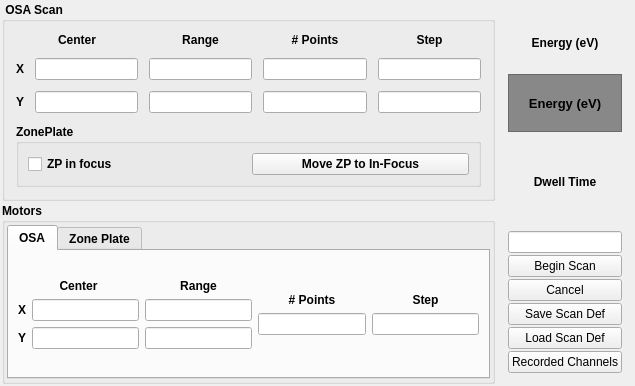
<?xml version="1.0" encoding="UTF-8"?>
<ui version="4.0">
 <class>Form</class>
 <widget class="QWidget" name="Form">
  <property name="geometry">
   <rect>
    <x>0</x>
    <y>0</y>
    <width>635</width>
    <height>386</height>
   </rect>
  </property>
  <property name="windowTitle">
   <string>Form</string>
  </property>
  <layout class="QHBoxLayout" name="horizontalLayout_11">
   <property name="spacing">
    <number>2</number>
   </property>
   <property name="margin">
    <number>2</number>
   </property>
   <item>
    <layout class="QVBoxLayout" name="verticalLayout_22">
     <item>
      <widget class="QGroupBox" name="groupBox">
       <property name="font">
        <font>
         <weight>75</weight>
         <bold>true</bold>
        </font>
       </property>
       <property name="title">
        <string> OSA Scan </string>
       </property>
       <layout class="QVBoxLayout" name="verticalLayout_2">
        <property name="spacing">
         <number>11</number>
        </property>
        <property name="margin">
         <number>11</number>
        </property>
        <item>
         <layout class="QHBoxLayout" name="horizontalLayout_5">
          <item>
           <layout class="QVBoxLayout" name="verticalLayout">
            <item>
             <widget class="QLabel" name="label_7">
              <property name="font">
               <font>
                <weight>75</weight>
                <bold>true</bold>
               </font>
              </property>
              <property name="text">
               <string>Center</string>
              </property>
              <property name="alignment">
               <set>Qt::AlignCenter</set>
              </property>
             </widget>
            </item>
            <item>
             <layout class="QHBoxLayout" name="horizontalLayout">
              <item>
               <widget class="QLabel" name="label_6">
                <property name="font">
                 <font>
                  <weight>75</weight>
                  <bold>true</bold>
                 </font>
                </property>
                <property name="text">
                 <string>X</string>
                </property>
                <property name="alignment">
                 <set>Qt::AlignRight|Qt::AlignTrailing|Qt::AlignVCenter</set>
                </property>
               </widget>
              </item>
              <item>
               <widget class="QLineEdit" name="xCentFld"/>
              </item>
             </layout>
            </item>
            <item>
             <layout class="QHBoxLayout" name="horizontalLayout_4">
              <item>
               <widget class="QLabel" name="label_8">
                <property name="font">
                 <font>
                  <weight>75</weight>
                  <bold>true</bold>
                 </font>
                </property>
                <property name="text">
                 <string>Y</string>
                </property>
                <property name="alignment">
                 <set>Qt::AlignRight|Qt::AlignTrailing|Qt::AlignVCenter</set>
                </property>
               </widget>
              </item>
              <item>
               <widget class="QLineEdit" name="yCentFld">
                <property name="text">
                 <string/>
                </property>
               </widget>
              </item>
             </layout>
            </item>
           </layout>
          </item>
          <item>
           <layout class="QVBoxLayout" name="verticalLayout_3">
            <item>
             <widget class="QLabel" name="label_9">
              <property name="font">
               <font>
                <weight>75</weight>
                <bold>true</bold>
               </font>
              </property>
              <property name="text">
               <string>Range</string>
              </property>
              <property name="alignment">
               <set>Qt::AlignCenter</set>
              </property>
             </widget>
            </item>
            <item>
             <widget class="QLineEdit" name="xRngFld"/>
            </item>
            <item>
             <widget class="QLineEdit" name="yRngFld">
              <property name="text">
               <string/>
              </property>
             </widget>
            </item>
           </layout>
          </item>
          <item>
           <layout class="QVBoxLayout" name="verticalLayout_4">
            <item>
             <widget class="QLabel" name="label_10">
              <property name="font">
               <font>
                <weight>75</weight>
                <bold>true</bold>
               </font>
              </property>
              <property name="text">
               <string># Points</string>
              </property>
              <property name="alignment">
               <set>Qt::AlignCenter</set>
              </property>
             </widget>
            </item>
            <item>
             <widget class="QLineEdit" name="xPntsFld"/>
            </item>
            <item>
             <widget class="QLineEdit" name="yPntsFld">
              <property name="text">
               <string/>
              </property>
             </widget>
            </item>
           </layout>
          </item>
          <item>
           <layout class="QVBoxLayout" name="verticalLayout_5">
            <item>
             <widget class="QLabel" name="label_11">
              <property name="font">
               <font>
                <weight>75</weight>
                <bold>true</bold>
               </font>
              </property>
              <property name="text">
               <string>Step</string>
              </property>
              <property name="alignment">
               <set>Qt::AlignCenter</set>
              </property>
             </widget>
            </item>
            <item>
             <widget class="QLineEdit" name="xStepFld"/>
            </item>
            <item>
             <widget class="QLineEdit" name="yStepFld">
              <property name="text">
               <string/>
              </property>
             </widget>
            </item>
           </layout>
          </item>
         </layout>
        </item>
        <item>
         <widget class="QGroupBox" name="groupBox_2">
          <property name="title">
           <string>ZonePlate</string>
          </property>
          <layout class="QVBoxLayout" name="verticalLayout_6">
           <item>
            <layout class="QHBoxLayout" name="horizontalLayout_2">
             <item>
              <widget class="QCheckBox" name="zpInFocusChkBx">
               <property name="text">
                <string>ZP in focus</string>
               </property>
              </widget>
             </item>
             <item>
              <widget class="QPushButton" name="moveZInFocusPBtn">
               <property name="text">
                <string>Move ZP to In-Focus</string>
               </property>
              </widget>
             </item>
            </layout>
           </item>
          </layout>
         </widget>
        </item>
       </layout>
      </widget>
     </item>
     <item>
      <widget class="QGroupBox" name="groupBox_3">
       <property name="font">
        <font>
         <weight>75</weight>
         <bold>true</bold>
        </font>
       </property>
       <property name="title">
        <string>Motors</string>
       </property>
       <layout class="QVBoxLayout" name="verticalLayout_21">
        <property name="spacing">
         <number>2</number>
        </property>
        <property name="margin">
         <number>2</number>
        </property>
        <item>
         <widget class="QTabWidget" name="tabWidget">
          <property name="currentIndex">
           <number>0</number>
          </property>
          <widget class="QWidget" name="osaTab">
           <attribute name="title">
            <string>OSA</string>
           </attribute>
           <layout class="QVBoxLayout" name="verticalLayout_15">
            <item>
             <layout class="QHBoxLayout" name="horizontalLayout_7">
              <item>
               <layout class="QVBoxLayout" name="verticalLayout_14">
                <item>
                 <spacer name="verticalSpacer_12">
                  <property name="orientation">
                   <enum>Qt::Vertical</enum>
                  </property>
                  <property name="sizeHint" stdset="0">
                   <size>
                    <width>20</width>
                    <height>40</height>
                   </size>
                  </property>
                 </spacer>
                </item>
                <item>
                 <widget class="QLabel" name="label_18">
                  <property name="font">
                   <font>
                    <weight>75</weight>
                    <bold>true</bold>
                   </font>
                  </property>
                  <property name="text">
                   <string>Center</string>
                  </property>
                  <property name="alignment">
                   <set>Qt::AlignCenter</set>
                  </property>
                 </widget>
                </item>
                <item>
                 <layout class="QHBoxLayout" name="horizontalLayout_3">
                  <item>
                   <widget class="QLabel" name="label_15">
                    <property name="font">
                     <font>
                      <weight>75</weight>
                      <bold>true</bold>
                     </font>
                    </property>
                    <property name="text">
                     <string>X</string>
                    </property>
                    <property name="alignment">
                     <set>Qt::AlignRight|Qt::AlignTrailing|Qt::AlignVCenter</set>
                    </property>
                   </widget>
                  </item>
                  <item>
                   <widget class="QLineEdit" name="osa_xCentFld"/>
                  </item>
                 </layout>
                </item>
                <item>
                 <layout class="QHBoxLayout" name="horizontalLayout_6">
                  <item>
                   <widget class="QLabel" name="label_14">
                    <property name="font">
                     <font>
                      <weight>75</weight>
                      <bold>true</bold>
                     </font>
                    </property>
                    <property name="text">
                     <string>Y</string>
                    </property>
                    <property name="alignment">
                     <set>Qt::AlignRight|Qt::AlignTrailing|Qt::AlignVCenter</set>
                    </property>
                   </widget>
                  </item>
                  <item>
                   <widget class="QLineEdit" name="osa_yCentFld">
                    <property name="text">
                     <string/>
                    </property>
                   </widget>
                  </item>
                 </layout>
                </item>
                <item>
                 <spacer name="verticalSpacer_11">
                  <property name="orientation">
                   <enum>Qt::Vertical</enum>
                  </property>
                  <property name="sizeHint" stdset="0">
                   <size>
                    <width>20</width>
                    <height>40</height>
                   </size>
                  </property>
                 </spacer>
                </item>
               </layout>
              </item>
              <item>
               <layout class="QVBoxLayout" name="verticalLayout_13">
                <item>
                 <spacer name="verticalSpacer_10">
                  <property name="orientation">
                   <enum>Qt::Vertical</enum>
                  </property>
                  <property name="sizeHint" stdset="0">
                   <size>
                    <width>20</width>
                    <height>40</height>
                   </size>
                  </property>
                 </spacer>
                </item>
                <item>
                 <widget class="QLabel" name="label_19">
                  <property name="font">
                   <font>
                    <weight>75</weight>
                    <bold>true</bold>
                   </font>
                  </property>
                  <property name="text">
                   <string>Range</string>
                  </property>
                  <property name="alignment">
                   <set>Qt::AlignCenter</set>
                  </property>
                 </widget>
                </item>
                <item>
                 <widget class="QLineEdit" name="osa_xRngFld"/>
                </item>
                <item>
                 <widget class="QLineEdit" name="osa_yRngFld">
                  <property name="text">
                   <string/>
                  </property>
                 </widget>
                </item>
                <item>
                 <spacer name="verticalSpacer_9">
                  <property name="orientation">
                   <enum>Qt::Vertical</enum>
                  </property>
                  <property name="sizeHint" stdset="0">
                   <size>
                    <width>20</width>
                    <height>40</height>
                   </size>
                  </property>
                 </spacer>
                </item>
               </layout>
              </item>
              <item>
               <layout class="QVBoxLayout" name="verticalLayout_7">
                <item>
                 <spacer name="verticalSpacer_2">
                  <property name="orientation">
                   <enum>Qt::Vertical</enum>
                  </property>
                  <property name="sizeHint" stdset="0">
                   <size>
                    <width>20</width>
                    <height>40</height>
                   </size>
                  </property>
                 </spacer>
                </item>
                <item>
                 <widget class="QLabel" name="label_16">
                  <property name="font">
                   <font>
                    <weight>75</weight>
                    <bold>true</bold>
                   </font>
                  </property>
                  <property name="text">
                   <string># Points</string>
                  </property>
                  <property name="alignment">
                   <set>Qt::AlignCenter</set>
                  </property>
                 </widget>
                </item>
                <item>
                 <widget class="QLineEdit" name="osa_pntsFld"/>
                </item>
                <item>
                 <spacer name="verticalSpacer">
                  <property name="orientation">
                   <enum>Qt::Vertical</enum>
                  </property>
                  <property name="sizeHint" stdset="0">
                   <size>
                    <width>20</width>
                    <height>40</height>
                   </size>
                  </property>
                 </spacer>
                </item>
               </layout>
              </item>
              <item>
               <layout class="QVBoxLayout" name="verticalLayout_12">
                <item>
                 <spacer name="verticalSpacer_3">
                  <property name="orientation">
                   <enum>Qt::Vertical</enum>
                  </property>
                  <property name="sizeHint" stdset="0">
                   <size>
                    <width>20</width>
                    <height>40</height>
                   </size>
                  </property>
                 </spacer>
                </item>
                <item>
                 <widget class="QLabel" name="label_17">
                  <property name="font">
                   <font>
                    <weight>75</weight>
                    <bold>true</bold>
                   </font>
                  </property>
                  <property name="text">
                   <string>Step</string>
                  </property>
                  <property name="alignment">
                   <set>Qt::AlignCenter</set>
                  </property>
                 </widget>
                </item>
                <item>
                 <widget class="QLineEdit" name="osa_stepFld"/>
                </item>
                <item>
                 <spacer name="verticalSpacer_4">
                  <property name="orientation">
                   <enum>Qt::Vertical</enum>
                  </property>
                  <property name="sizeHint" stdset="0">
                   <size>
                    <width>20</width>
                    <height>40</height>
                   </size>
                  </property>
                 </spacer>
                </item>
               </layout>
              </item>
             </layout>
            </item>
           </layout>
          </widget>
          <widget class="QWidget" name="zpTab">
           <attribute name="title">
            <string>Zone Plate</string>
           </attribute>
           <layout class="QVBoxLayout" name="verticalLayout_20">
            <item>
             <layout class="QHBoxLayout" name="horizontalLayout_8">
              <item>
               <layout class="QVBoxLayout" name="verticalLayout_16">
                <property name="spacing">
                 <number>2</number>
                </property>
                <item>
                 <spacer name="verticalSpacer_13">
                  <property name="orientation">
                   <enum>Qt::Vertical</enum>
                  </property>
                  <property name="sizeHint" stdset="0">
                   <size>
                    <width>20</width>
                    <height>40</height>
                   </size>
                  </property>
                 </spacer>
                </item>
                <item>
                 <widget class="QLabel" name="label_20">
                  <property name="font">
                   <font>
                    <weight>75</weight>
                    <bold>true</bold>
                   </font>
                  </property>
                  <property name="text">
                   <string>Center</string>
                  </property>
                  <property name="alignment">
                   <set>Qt::AlignCenter</set>
                  </property>
                 </widget>
                </item>
                <item>
                 <layout class="QHBoxLayout" name="horizontalLayout_9">
                  <item>
                   <widget class="QLabel" name="label_21">
                    <property name="font">
                     <font>
                      <weight>75</weight>
                      <bold>true</bold>
                     </font>
                    </property>
                    <property name="text">
                     <string>Z</string>
                    </property>
                    <property name="alignment">
                     <set>Qt::AlignRight|Qt::AlignTrailing|Qt::AlignVCenter</set>
                    </property>
                   </widget>
                  </item>
                  <item>
                   <widget class="QLineEdit" name="zp_zCentFld"/>
                  </item>
                 </layout>
                </item>
                <item>
                 <layout class="QHBoxLayout" name="horizontalLayout_10"/>
                </item>
                <item>
                 <spacer name="verticalSpacer_14">
                  <property name="orientation">
                   <enum>Qt::Vertical</enum>
                  </property>
                  <property name="sizeHint" stdset="0">
                   <size>
                    <width>20</width>
                    <height>40</height>
                   </size>
                  </property>
                 </spacer>
                </item>
               </layout>
              </item>
              <item>
               <layout class="QVBoxLayout" name="verticalLayout_17">
                <property name="spacing">
                 <number>2</number>
                </property>
                <item>
                 <spacer name="verticalSpacer_15">
                  <property name="orientation">
                   <enum>Qt::Vertical</enum>
                  </property>
                  <property name="sizeHint" stdset="0">
                   <size>
                    <width>20</width>
                    <height>40</height>
                   </size>
                  </property>
                 </spacer>
                </item>
                <item>
                 <widget class="QLabel" name="label_23">
                  <property name="font">
                   <font>
                    <weight>75</weight>
                    <bold>true</bold>
                   </font>
                  </property>
                  <property name="text">
                   <string>Range</string>
                  </property>
                  <property name="alignment">
                   <set>Qt::AlignCenter</set>
                  </property>
                 </widget>
                </item>
                <item>
                 <widget class="QLineEdit" name="zp_zRngFld"/>
                </item>
                <item>
                 <spacer name="verticalSpacer_16">
                  <property name="orientation">
                   <enum>Qt::Vertical</enum>
                  </property>
                  <property name="sizeHint" stdset="0">
                   <size>
                    <width>20</width>
                    <height>40</height>
                   </size>
                  </property>
                 </spacer>
                </item>
               </layout>
              </item>
              <item>
               <layout class="QVBoxLayout" name="verticalLayout_18">
                <property name="spacing">
                 <number>2</number>
                </property>
                <item>
                 <spacer name="verticalSpacer_5">
                  <property name="orientation">
                   <enum>Qt::Vertical</enum>
                  </property>
                  <property name="sizeHint" stdset="0">
                   <size>
                    <width>20</width>
                    <height>40</height>
                   </size>
                  </property>
                 </spacer>
                </item>
                <item>
                 <widget class="QLabel" name="label_24">
                  <property name="font">
                   <font>
                    <weight>75</weight>
                    <bold>true</bold>
                   </font>
                  </property>
                  <property name="text">
                   <string># Points</string>
                  </property>
                  <property name="alignment">
                   <set>Qt::AlignCenter</set>
                  </property>
                 </widget>
                </item>
                <item>
                 <widget class="QLineEdit" name="zp_zPntsFld"/>
                </item>
                <item>
                 <spacer name="verticalSpacer_6">
                  <property name="orientation">
                   <enum>Qt::Vertical</enum>
                  </property>
                  <property name="sizeHint" stdset="0">
                   <size>
                    <width>20</width>
                    <height>40</height>
                   </size>
                  </property>
                 </spacer>
                </item>
               </layout>
              </item>
              <item>
               <layout class="QVBoxLayout" name="verticalLayout_19">
                <property name="spacing">
                 <number>2</number>
                </property>
                <item>
                 <spacer name="verticalSpacer_7">
                  <property name="orientation">
                   <enum>Qt::Vertical</enum>
                  </property>
                  <property name="sizeHint" stdset="0">
                   <size>
                    <width>20</width>
                    <height>40</height>
                   </size>
                  </property>
                 </spacer>
                </item>
                <item>
                 <widget class="QLabel" name="label_25">
                  <property name="font">
                   <font>
                    <weight>75</weight>
                    <bold>true</bold>
                   </font>
                  </property>
                  <property name="text">
                   <string>Step</string>
                  </property>
                  <property name="alignment">
                   <set>Qt::AlignCenter</set>
                  </property>
                 </widget>
                </item>
                <item>
                 <widget class="QLineEdit" name="zp_zStepFld"/>
                </item>
                <item>
                 <spacer name="verticalSpacer_8">
                  <property name="orientation">
                   <enum>Qt::Vertical</enum>
                  </property>
                  <property name="sizeHint" stdset="0">
                   <size>
                    <width>20</width>
                    <height>40</height>
                   </size>
                  </property>
                 </spacer>
                </item>
               </layout>
              </item>
             </layout>
            </item>
           </layout>
          </widget>
         </widget>
        </item>
       </layout>
      </widget>
     </item>
    </layout>
   </item>
   <item>
    <layout class="QVBoxLayout" name="verticalLayout_11">
     <property name="margin">
      <number>11</number>
     </property>
     <item>
      <layout class="QVBoxLayout" name="verticalLayout_10">
       <item>
        <widget class="QLabel" name="label_12">
         <property name="font">
          <font>
           <weight>75</weight>
           <bold>true</bold>
          </font>
         </property>
         <property name="text">
          <string>Energy (eV)</string>
         </property>
         <property name="alignment">
          <set>Qt::AlignCenter</set>
         </property>
        </widget>
       </item>
       <item>
        <widget class="QLabel" name="energyFbkFld">
         <property name="palette">
          <palette>
           <active>
            <colorrole role="WindowText">
             <brush brushstyle="SolidPattern">
              <color alpha="255">
               <red>0</red>
               <green>0</green>
               <blue>0</blue>
              </color>
             </brush>
            </colorrole>
            <colorrole role="Button">
             <brush brushstyle="SolidPattern">
              <color alpha="255">
               <red>136</red>
               <green>136</green>
               <blue>136</blue>
              </color>
             </brush>
            </colorrole>
            <colorrole role="Light">
             <brush brushstyle="SolidPattern">
              <color alpha="255">
               <red>204</red>
               <green>204</green>
               <blue>204</blue>
              </color>
             </brush>
            </colorrole>
            <colorrole role="Midlight">
             <brush brushstyle="SolidPattern">
              <color alpha="255">
               <red>170</red>
               <green>170</green>
               <blue>170</blue>
              </color>
             </brush>
            </colorrole>
            <colorrole role="Dark">
             <brush brushstyle="SolidPattern">
              <color alpha="255">
               <red>68</red>
               <green>68</green>
               <blue>68</blue>
              </color>
             </brush>
            </colorrole>
            <colorrole role="Mid">
             <brush brushstyle="SolidPattern">
              <color alpha="255">
               <red>91</red>
               <green>91</green>
               <blue>91</blue>
              </color>
             </brush>
            </colorrole>
            <colorrole role="Text">
             <brush brushstyle="SolidPattern">
              <color alpha="255">
               <red>0</red>
               <green>0</green>
               <blue>0</blue>
              </color>
             </brush>
            </colorrole>
            <colorrole role="BrightText">
             <brush brushstyle="SolidPattern">
              <color alpha="255">
               <red>255</red>
               <green>255</green>
               <blue>255</blue>
              </color>
             </brush>
            </colorrole>
            <colorrole role="ButtonText">
             <brush brushstyle="SolidPattern">
              <color alpha="255">
               <red>0</red>
               <green>0</green>
               <blue>0</blue>
              </color>
             </brush>
            </colorrole>
            <colorrole role="Base">
             <brush brushstyle="SolidPattern">
              <color alpha="255">
               <red>255</red>
               <green>255</green>
               <blue>255</blue>
              </color>
             </brush>
            </colorrole>
            <colorrole role="Window">
             <brush brushstyle="SolidPattern">
              <color alpha="255">
               <red>136</red>
               <green>136</green>
               <blue>136</blue>
              </color>
             </brush>
            </colorrole>
            <colorrole role="Shadow">
             <brush brushstyle="SolidPattern">
              <color alpha="255">
               <red>0</red>
               <green>0</green>
               <blue>0</blue>
              </color>
             </brush>
            </colorrole>
            <colorrole role="AlternateBase">
             <brush brushstyle="SolidPattern">
              <color alpha="255">
               <red>195</red>
               <green>195</green>
               <blue>195</blue>
              </color>
             </brush>
            </colorrole>
            <colorrole role="ToolTipBase">
             <brush brushstyle="SolidPattern">
              <color alpha="255">
               <red>255</red>
               <green>255</green>
               <blue>220</blue>
              </color>
             </brush>
            </colorrole>
            <colorrole role="ToolTipText">
             <brush brushstyle="SolidPattern">
              <color alpha="255">
               <red>0</red>
               <green>0</green>
               <blue>0</blue>
              </color>
             </brush>
            </colorrole>
           </active>
           <inactive>
            <colorrole role="WindowText">
             <brush brushstyle="SolidPattern">
              <color alpha="255">
               <red>0</red>
               <green>0</green>
               <blue>0</blue>
              </color>
             </brush>
            </colorrole>
            <colorrole role="Button">
             <brush brushstyle="SolidPattern">
              <color alpha="255">
               <red>136</red>
               <green>136</green>
               <blue>136</blue>
              </color>
             </brush>
            </colorrole>
            <colorrole role="Light">
             <brush brushstyle="SolidPattern">
              <color alpha="255">
               <red>204</red>
               <green>204</green>
               <blue>204</blue>
              </color>
             </brush>
            </colorrole>
            <colorrole role="Midlight">
             <brush brushstyle="SolidPattern">
              <color alpha="255">
               <red>170</red>
               <green>170</green>
               <blue>170</blue>
              </color>
             </brush>
            </colorrole>
            <colorrole role="Dark">
             <brush brushstyle="SolidPattern">
              <color alpha="255">
               <red>68</red>
               <green>68</green>
               <blue>68</blue>
              </color>
             </brush>
            </colorrole>
            <colorrole role="Mid">
             <brush brushstyle="SolidPattern">
              <color alpha="255">
               <red>91</red>
               <green>91</green>
               <blue>91</blue>
              </color>
             </brush>
            </colorrole>
            <colorrole role="Text">
             <brush brushstyle="SolidPattern">
              <color alpha="255">
               <red>0</red>
               <green>0</green>
               <blue>0</blue>
              </color>
             </brush>
            </colorrole>
            <colorrole role="BrightText">
             <brush brushstyle="SolidPattern">
              <color alpha="255">
               <red>255</red>
               <green>255</green>
               <blue>255</blue>
              </color>
             </brush>
            </colorrole>
            <colorrole role="ButtonText">
             <brush brushstyle="SolidPattern">
              <color alpha="255">
               <red>0</red>
               <green>0</green>
               <blue>0</blue>
              </color>
             </brush>
            </colorrole>
            <colorrole role="Base">
             <brush brushstyle="SolidPattern">
              <color alpha="255">
               <red>255</red>
               <green>255</green>
               <blue>255</blue>
              </color>
             </brush>
            </colorrole>
            <colorrole role="Window">
             <brush brushstyle="SolidPattern">
              <color alpha="255">
               <red>136</red>
               <green>136</green>
               <blue>136</blue>
              </color>
             </brush>
            </colorrole>
            <colorrole role="Shadow">
             <brush brushstyle="SolidPattern">
              <color alpha="255">
               <red>0</red>
               <green>0</green>
               <blue>0</blue>
              </color>
             </brush>
            </colorrole>
            <colorrole role="AlternateBase">
             <brush brushstyle="SolidPattern">
              <color alpha="255">
               <red>195</red>
               <green>195</green>
               <blue>195</blue>
              </color>
             </brush>
            </colorrole>
            <colorrole role="ToolTipBase">
             <brush brushstyle="SolidPattern">
              <color alpha="255">
               <red>255</red>
               <green>255</green>
               <blue>220</blue>
              </color>
             </brush>
            </colorrole>
            <colorrole role="ToolTipText">
             <brush brushstyle="SolidPattern">
              <color alpha="255">
               <red>0</red>
               <green>0</green>
               <blue>0</blue>
              </color>
             </brush>
            </colorrole>
           </inactive>
           <disabled>
            <colorrole role="WindowText">
             <brush brushstyle="SolidPattern">
              <color alpha="255">
               <red>68</red>
               <green>68</green>
               <blue>68</blue>
              </color>
             </brush>
            </colorrole>
            <colorrole role="Button">
             <brush brushstyle="SolidPattern">
              <color alpha="255">
               <red>136</red>
               <green>136</green>
               <blue>136</blue>
              </color>
             </brush>
            </colorrole>
            <colorrole role="Light">
             <brush brushstyle="SolidPattern">
              <color alpha="255">
               <red>204</red>
               <green>204</green>
               <blue>204</blue>
              </color>
             </brush>
            </colorrole>
            <colorrole role="Midlight">
             <brush brushstyle="SolidPattern">
              <color alpha="255">
               <red>170</red>
               <green>170</green>
               <blue>170</blue>
              </color>
             </brush>
            </colorrole>
            <colorrole role="Dark">
             <brush brushstyle="SolidPattern">
              <color alpha="255">
               <red>68</red>
               <green>68</green>
               <blue>68</blue>
              </color>
             </brush>
            </colorrole>
            <colorrole role="Mid">
             <brush brushstyle="SolidPattern">
              <color alpha="255">
               <red>91</red>
               <green>91</green>
               <blue>91</blue>
              </color>
             </brush>
            </colorrole>
            <colorrole role="Text">
             <brush brushstyle="SolidPattern">
              <color alpha="255">
               <red>68</red>
               <green>68</green>
               <blue>68</blue>
              </color>
             </brush>
            </colorrole>
            <colorrole role="BrightText">
             <brush brushstyle="SolidPattern">
              <color alpha="255">
               <red>255</red>
               <green>255</green>
               <blue>255</blue>
              </color>
             </brush>
            </colorrole>
            <colorrole role="ButtonText">
             <brush brushstyle="SolidPattern">
              <color alpha="255">
               <red>68</red>
               <green>68</green>
               <blue>68</blue>
              </color>
             </brush>
            </colorrole>
            <colorrole role="Base">
             <brush brushstyle="SolidPattern">
              <color alpha="255">
               <red>136</red>
               <green>136</green>
               <blue>136</blue>
              </color>
             </brush>
            </colorrole>
            <colorrole role="Window">
             <brush brushstyle="SolidPattern">
              <color alpha="255">
               <red>136</red>
               <green>136</green>
               <blue>136</blue>
              </color>
             </brush>
            </colorrole>
            <colorrole role="Shadow">
             <brush brushstyle="SolidPattern">
              <color alpha="255">
               <red>0</red>
               <green>0</green>
               <blue>0</blue>
              </color>
             </brush>
            </colorrole>
            <colorrole role="AlternateBase">
             <brush brushstyle="SolidPattern">
              <color alpha="255">
               <red>136</red>
               <green>136</green>
               <blue>136</blue>
              </color>
             </brush>
            </colorrole>
            <colorrole role="ToolTipBase">
             <brush brushstyle="SolidPattern">
              <color alpha="255">
               <red>255</red>
               <green>255</green>
               <blue>220</blue>
              </color>
             </brush>
            </colorrole>
            <colorrole role="ToolTipText">
             <brush brushstyle="SolidPattern">
              <color alpha="255">
               <red>0</red>
               <green>0</green>
               <blue>0</blue>
              </color>
             </brush>
            </colorrole>
           </disabled>
          </palette>
         </property>
         <property name="font">
          <font>
           <pointsize>10</pointsize>
           <weight>75</weight>
           <bold>true</bold>
          </font>
         </property>
         <property name="autoFillBackground">
          <bool>true</bool>
         </property>
         <property name="frameShape">
          <enum>QFrame::StyledPanel</enum>
         </property>
         <property name="text">
          <string>Energy (eV)</string>
         </property>
         <property name="alignment">
          <set>Qt::AlignCenter</set>
         </property>
        </widget>
       </item>
      </layout>
     </item>
     <item>
      <layout class="QVBoxLayout" name="verticalLayout_9">
       <item>
        <widget class="QLabel" name="label_13">
         <property name="font">
          <font>
           <weight>75</weight>
           <bold>true</bold>
          </font>
         </property>
         <property name="text">
          <string>Dwell Time</string>
         </property>
         <property name="alignment">
          <set>Qt::AlignCenter</set>
         </property>
        </widget>
       </item>
       <item>
        <widget class="QLineEdit" name="dwellTimeFld"/>
       </item>
      </layout>
     </item>
     <item>
      <layout class="QVBoxLayout" name="verticalLayout_8">
       <item>
        <widget class="QPushButton" name="beginScanBtn">
         <property name="text">
          <string>Begin Scan</string>
         </property>
        </widget>
       </item>
       <item>
        <widget class="QPushButton" name="cancelBtn">
         <property name="text">
          <string>Cancel</string>
         </property>
        </widget>
       </item>
       <item>
        <widget class="QPushButton" name="saveScanBtn">
         <property name="text">
          <string>Save Scan Def</string>
         </property>
        </widget>
       </item>
       <item>
        <widget class="QPushButton" name="loadScanBtn">
         <property name="text">
          <string>Load Scan Def</string>
         </property>
        </widget>
       </item>
       <item>
        <widget class="QPushButton" name="recChnlsBtn">
         <property name="text">
          <string>Recorded Channels</string>
         </property>
        </widget>
       </item>
      </layout>
     </item>
    </layout>
   </item>
  </layout>
 </widget>
 <resources/>
 <connections/>
</ui>
